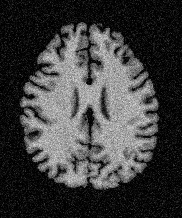
#> input picture week4/Brain_IRM.jpg, 182 x 218 px, found by its file name
$ python J16_E2_CompImage_SVD.py
#> lines starting #> are read from the running program, lines starting #| are printed output that depends on the picture
"""
TP5b.A : Compression d'image SVD.

"""


#1) Lecture de l'image et visualisation
import numpy as np
import matplotlib.pyplot as plt


im = plt.imread('./Brain_IRM.jpg').astype(float)
#> im: shape (218, 182) float64; min 0, max 237, mean 62.4


plt.imshow(im, plt.cm.gray)
plt.title('Original image')
plt.colorbar()
plt.show()
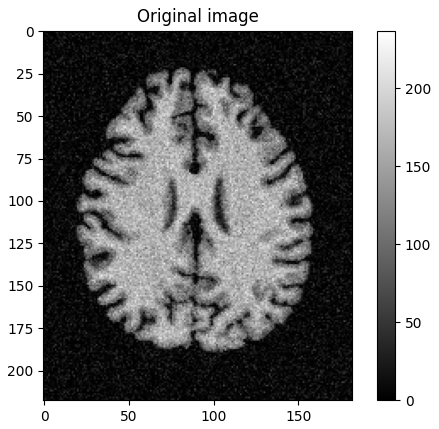
#> figure drawn by matplotlib, 2 panels


#2) Decomposition en valeurs singulieres de l'image (SVD)

[u,s,vh]=np.linalg.svd(im, full_matrices=False)
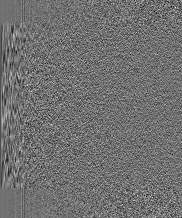
#> u: shape (218, 182) float64; min -0.31, max 0.391, mean -0.000177; drawn with min black and max white
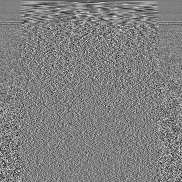
#> vh: shape (182, 182) float64; min -0.347, max 0.345, mean -0.000224; drawn with min black and max white
#> s = 182 values, max 16850.1 at index 0, min 19.1 at index 181, mean 399.3

print(u.shape)
#| (218, 182)
print(s.shape)
#| (182,)
print(vh.shape)
#| (182, 182)


#3) Decomposition en valeurs singulieres de l'image (SVD)


smat=np.diag(s)
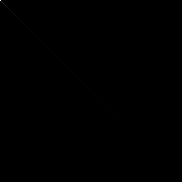
#> smat: shape (182, 182) float64; min 0, max 16850.1, mean 2.2; drawn with min black and max white

im_reconstructed = np.dot(u, np.dot(smat, vh))

error=im_reconstructed-im
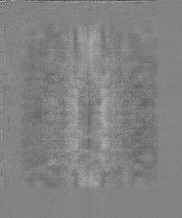
#> error: shape (218, 182) float64; min -2e-12, max 1.87e-12, mean -9.59e-15; drawn with min black and max white

plt.imshow(error, plt.cm.gray)
plt.title('error')
plt.colorbar()
plt.show()
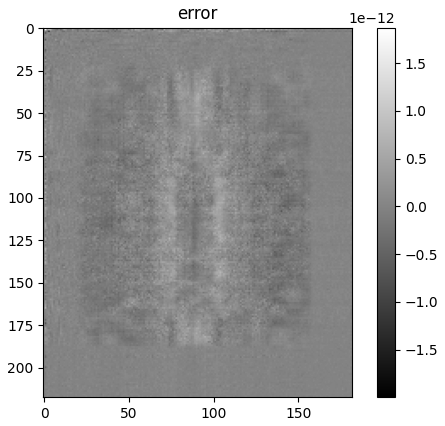
#> figure drawn by matplotlib, 2 panels


"""
Questions 1 :
-> Quantifiez l'erreur de reconstruction entre l'image reconstruite ici et l'image reconstruite
-> Vous semble-t-elle elevee ?
-> Comparez de meme le nombre de points dans l'image aux nombre de valeurs contenues dans u,s et vh. Est-ce que cette representation de l'information est interessante en l'etat ?
"""


"""
Questions 2 :
-> Reconstruisez maintenant l'image en utilisant seulement un quart des valeurs singulieres.
-> Quantifiez alors le niveau d'erreur.
-> Est-il eleve?
-> Comparez a nouveau le nombre de points dans l'image aux nombre de valeurs contenues dans la version tronquee de u,s et vh. Est-ce que cette representation compressee de l'information est interessante maintenant ?
"""


"""
Questions 3 :
-> Reconstruisez maintenant l'image en choisissant un nombre de valeurs singulieres qui permettra de preserver environ 40 pourcents de la variabilite de l'image originale.
-> Quantifiez alors le niveau d'erreur.
-> Comparez a nouveau le nombre de points dans l'image aux nombre de valeurs contenues dans le version tronquee de u,s et vh. Conclusion ?
"""


"""
Questions 4 :
-> Representez enfin deux courbes qui mesurent en fonction du nombre de valeurs singulieres selectionnees :
  (1) la variabilite capturee dans l'image initiale
  (2) le nombres de valeurs contenues dans le version tronquee de u,s et vh
"""
